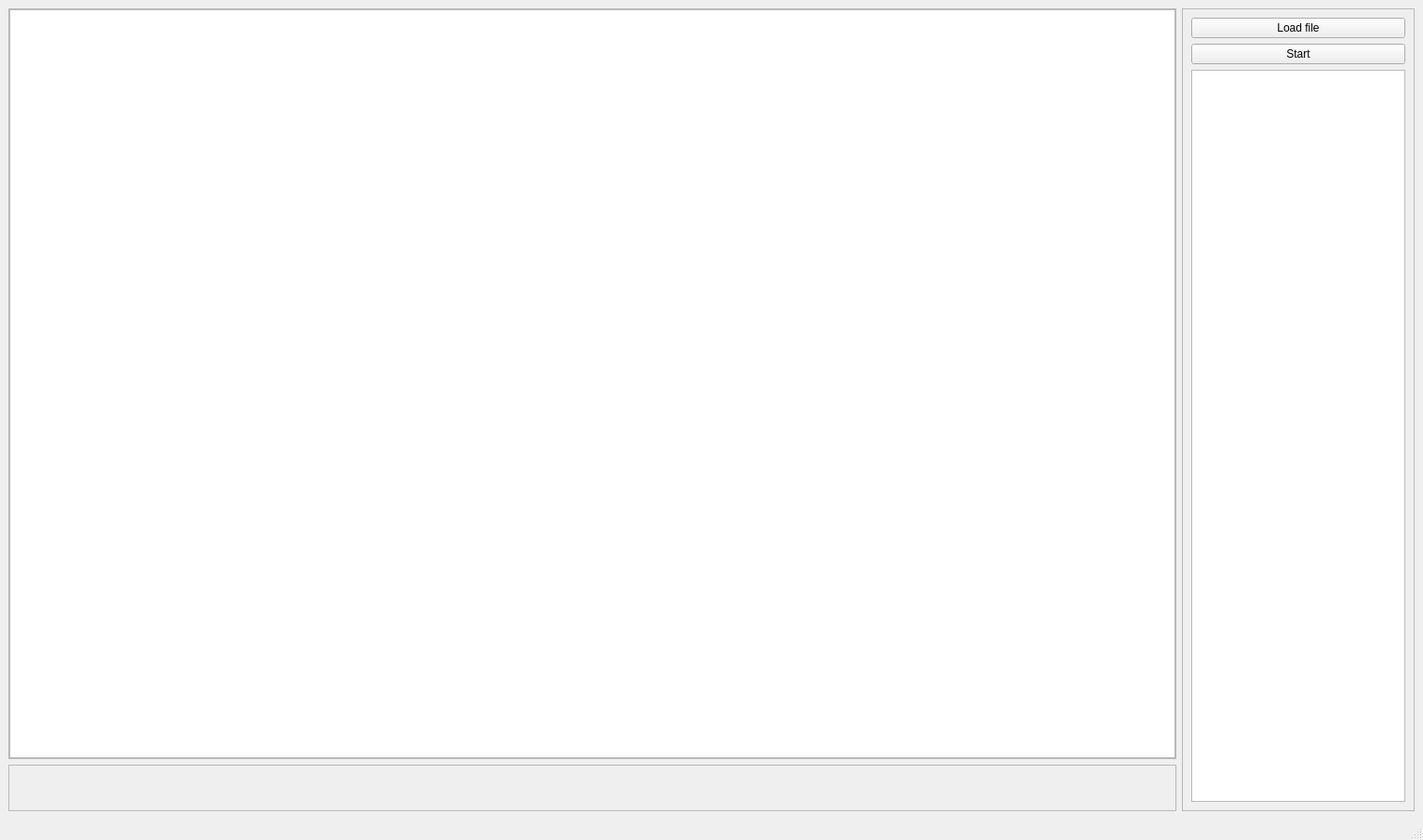
<?xml version="1.0" encoding="UTF-8"?>
<ui version="4.0">
 <class>MainWindow</class>
 <widget class="QMainWindow" name="MainWindow">
  <property name="geometry">
   <rect>
    <x>0</x>
    <y>0</y>
    <width>1529</width>
    <height>903</height>
   </rect>
  </property>
  <property name="windowTitle">
   <string>MainWindow</string>
  </property>
  <widget class="QWidget" name="centralwidget">
   <layout class="QGridLayout" name="gridLayout">
    <item row="0" column="0">
     <widget class="QFrame" name="mainFrame">
      <property name="frameShape">
       <enum>QFrame::StyledPanel</enum>
      </property>
      <property name="frameShadow">
       <enum>QFrame::Raised</enum>
      </property>
      <layout class="QGridLayout" name="gridLayout_2">
       <property name="leftMargin">
        <number>0</number>
       </property>
       <property name="topMargin">
        <number>0</number>
       </property>
       <property name="rightMargin">
        <number>0</number>
       </property>
       <property name="bottomMargin">
        <number>0</number>
       </property>
       <property name="spacing">
        <number>0</number>
       </property>
       <item row="0" column="0">
        <widget class="Scene" name="graphicsView"/>
       </item>
      </layout>
     </widget>
    </item>
    <item row="0" column="1" rowspan="2">
     <widget class="QFrame" name="rightPanelFrame">
      <property name="sizePolicy">
       <sizepolicy hsizetype="Expanding" vsizetype="Expanding">
        <horstretch>0</horstretch>
        <verstretch>0</verstretch>
       </sizepolicy>
      </property>
      <property name="maximumSize">
       <size>
        <width>250</width>
        <height>16777215</height>
       </size>
      </property>
      <property name="frameShape">
       <enum>QFrame::StyledPanel</enum>
      </property>
      <property name="frameShadow">
       <enum>QFrame::Raised</enum>
      </property>
      <layout class="QGridLayout" name="gridLayout_3">
       <item row="2" column="0">
        <widget class="QListView" name="legendView"/>
       </item>
       <item row="0" column="0">
        <widget class="QPushButton" name="loadButton">
         <property name="text">
          <string>Load file</string>
         </property>
        </widget>
       </item>
       <item row="1" column="0">
        <widget class="QPushButton" name="startButton">
         <property name="text">
          <string>Start</string>
         </property>
        </widget>
       </item>
      </layout>
     </widget>
    </item>
    <item row="1" column="0">
     <widget class="QFrame" name="bottomPanelFrame">
      <property name="sizePolicy">
       <sizepolicy hsizetype="Expanding" vsizetype="Expanding">
        <horstretch>0</horstretch>
        <verstretch>0</verstretch>
       </sizepolicy>
      </property>
      <property name="maximumSize">
       <size>
        <width>16777215</width>
        <height>50</height>
       </size>
      </property>
      <property name="frameShape">
       <enum>QFrame::StyledPanel</enum>
      </property>
      <property name="frameShadow">
       <enum>QFrame::Raised</enum>
      </property>
     </widget>
    </item>
   </layout>
  </widget>
  <widget class="QMenuBar" name="menubar">
   <property name="geometry">
    <rect>
     <x>0</x>
     <y>0</y>
     <width>1529</width>
     <height>30</height>
    </rect>
   </property>
  </widget>
  <widget class="QStatusBar" name="statusbar"/>
 </widget>
 <customwidgets>
  <customwidget>
   <class>Scene</class>
   <extends>QGraphicsView</extends>
   <header>UI/Scene/Scene.h</header>
  </customwidget>
 </customwidgets>
 <resources/>
 <connections/>
</ui>
